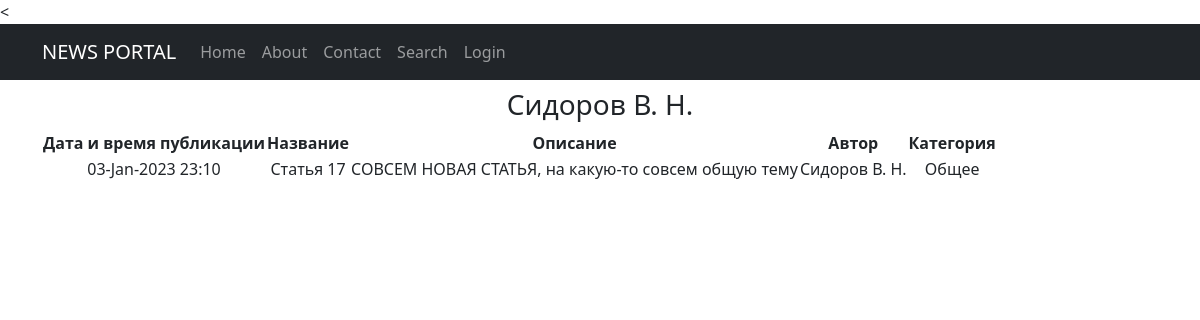
/articles/24, run on the app's committed database.
### newsapp/models.py (models this page shows, shortened)
class Article(models.Model):
    datetime = models.DateTimeField(auto_now_add=True, null=True)
    name = models.CharField(max_length=50, unique=True, )
    description = models.TextField()
    author = models.ForeignKey('Author', null=True, on_delete=models.PROTECT)
    category = models.ForeignKey(to='Category', on_delete=models.CASCADE, related_name='articles')

class Author(models.Model):
    name = models.CharField(max_length=200)
    def __str__(self):
        return self.name.title()

class Category(models.Model):
    name = models.CharField(max_length=100, unique=True)

### newsapp/views.py (the view)
# urls.py: path('<int:pk>', ArticleDetail.as_view(), name='article'),
class ArticleDetail(DetailView):
    model = Article
    template_name = 'article.html'
    context_object_name = 'article'
    def get_context_data(self, **kwargs):
        context = super().get_context_data(**kwargs)
        context['time_now'] = datetime.utcnow()
        return context

### newsapp/templatetags/custom_filters.py (called while the page is built)
@register.filter(name='censor')
def censor(value):
    swear = ['слово 1', 'слово 2', 'слово 3']
    for word in swear:
        clean_text = value.replace(str(word), '***')
        value = clean_text
    return clean_text

### templates/article.html (shortened to what this page needs)
{%extends 'flatpages/default.html'%}
{% load custom_filters %}
{% block content %}
<h3>{{ article.author }}</h3>
{% if article %}
        <table>
            <tr>
                <td><b>Дата и время публикации</b></td>
                <td><b>Название</b></td>
                <td><b>Описание</b></td>
                <td><b>Автор</b></td>
                <td><b>Категория</b></td>
            </tr>
            <tr>
                <td>
                    {{ article.datetime | date:'d-M-Y' }}
                    {{ article.datetime | time:'H:i' }}
                </td>
                <td>{{ article.name }}</td>
                <td>{{ article.description | censor }}</td>
                <td>{{ article.author }}</td>
                <td>{{ article.category.name }}</td>
            </tr>
        </table>
    {% else %}
        <h2>Новостей нет:(</h2>
    {% endif %}
{% endblock content %}

### data on the page
Article: author "Сидоров В. Н.", datetime "03-Jan-2023", datetime "23:10", name "Статья 17", description|censor "СОВСЕМ НОВАЯ СТАТЬЯ, на какую-то совсем общую тему", category.name "Общее"
